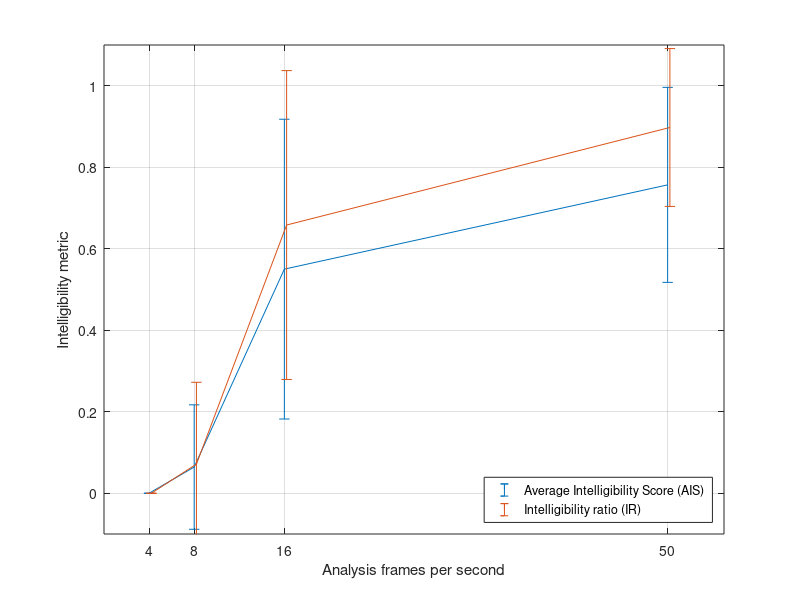

Recreate this plot in MATLAB.
function perc_int(act)

if ~nargin; act = 'disp'; end;

switch act
    case 'test'
        if exist('subj_notes.mat', 'file')
            load('subj_notes.mat');
            ind_test = length(subj_notes)+1;
        else
            q = 8;
            toblen = 1000*[0.02 0.06 0.125 0.25];
            ind_test = 1;
        end
        n_sen = 9;
        sen_sfx = {'_C_1', '_C_2', '_F_1', '_F_2', '_Q_1', '_Q_2', '_S_1', '_S_2', '_S_3'};
        subj_notes{ind_test} = zeros(2*n_sen, 1)-1;
        sentences_tr{ind_test} = cell(2*n_sen, 1);
        sp_cnt = zeros(6, 1); % Speaker test count
        
        
        
        % High fps
        sen = randperm(n_sen);
        set_cnt = round(rand(1, 1))+4;
        setting{ind_test}(:, 1:n_sen) = [sen; [ones(1, set_cnt) 2*ones(1, n_sen-set_cnt)]];
        
        % Low fps
        sen = randperm(n_sen);
        set_cnt = round(rand(1, 1))+4;
        setting{ind_test}(:, n_sen+1:2*n_sen) = [sen; [3*ones(1, set_cnt) 4*ones(1, n_sen-set_cnt)]];
        
        rp = randperm(size(setting{ind_test}, 2));
        setting{ind_test} = setting{ind_test}(:, rp);

        for ind_setting = 1:size(setting{ind_test}, 2)
            clc;
            disp('----- Perceptive test on intelligibility -----');
            disp(['Test number ' num2str(ind_test) '.']);
            disp(['Sample ' num2str(ind_setting) ' of ' num2str(size(setting{ind_test}, 2)) '.']);
            sp = round(6*rand(1, 1)+0.5);
            while sp_cnt(sp) > 3; sp = round(6*rand(1, 1)+0.5); end
            sp_cnt(sp) = sp_cnt(sp)+1;
            
            [y, Fs] = audioread(['../../decoded_samples/perc_int/' num2str(sp) sen_sfx{setting{ind_test}(1, ind_setting)} '_q8_l' num2str(toblen(setting{ind_test}(2, ind_setting))) '.wav']);
            
            while isempty(sentences_tr{ind_test}{ind_setting}) || ~isnumeric(subj_notes{ind_test}(ind_setting)) || (subj_notes{ind_test}(ind_setting)) < 1 || (subj_notes{ind_test}(ind_setting)) > 5
                sound(y, Fs);
                sentences_tr{ind_test}{ind_setting} = input('Sentence transcription: ', 's');
                subj_notes{ind_test}(ind_setting) = input('Overall intelligibility note (1-5): ');
                clear sound;
            end
        end

        if isempty(find(subj_notes{ind_test} == -1, 1))
            disp('Test complete, results saved.');
            save('subj_notes.mat', 'toblen', 'setting', 'subj_notes', 'sentences_tr');
        else
            disp('Test failed, results discarded.');
        end
    case 'tr'
        if exist('subj_notes.mat', 'file')
            load('subj_notes.mat');
        else
            error('Test results not found.');
        end
        
        for ind_test = 1:length(sentences_tr)
            for ind_setting = 1:length(sentences_tr{ind_test})
                disp(sentences_tr{ind_test}{ind_setting});
                tr_correct = input('Correct words: ');
                tr_nwords = input('Total words: ');
                tr_ratio{ind_test}(ind_setting) = tr_correct/tr_nwords;
            end
        end
        
        save('subj_notes_c.mat', 'toblen', 'setting', 'subj_notes', 'sentences_tr', 'tr_ratio');
    case 'disp'
        if exist('subj_notes_c.mat', 'file')
            load('subj_notes_c.mat');
        else
            error('No test results with transcription ratio found.');
        end
        
        notes = cell(length(toblen), 1);
        tr_r = cell(length(toblen), 1);
        
        for ind_test = 1:length(setting)
            for ind_setting = 1:size(setting{ind_test}, 2)
                notes{setting{ind_test}(2, ind_setting)}(end+1, 1) = subj_notes{ind_test}(ind_setting);
                tr_r{setting{ind_test}(2, ind_setting)}(end+1, 1) = tr_ratio{ind_test}(ind_setting);
            end
        end
        
        for ind_toblen = 1:length(toblen)
            m_notes(ind_toblen) = mean((notes{ind_toblen}-1)/4);
            s_notes(ind_toblen) = std((notes{ind_toblen}-1)/4);
            m_tr(ind_toblen) = mean(tr_r{ind_toblen});
            s_tr(ind_toblen) = std(tr_r{ind_toblen});
        end
        
        figure(1), clf, 
        errorbar([4 8 16 50], flip(m_notes), flip(s_notes)),
        hold on,
        errorbar([4.2 8.2 16.2 50.2], flip(m_tr), flip(s_tr)),
        axis([0 55 -0.1 1.1]), grid on, xlabel('Analysis frames per second'), ylabel('Intelligibility metric')
        legend('Average Intelligibility Score (AIS)', 'Intelligibility ratio (IR)', 'location', 'southeast')
        set(gca, 'xtick', [4 8 16 50]);

        % 23M-55F-17M-60M-22F-22M-24M-23M
        
end


end

